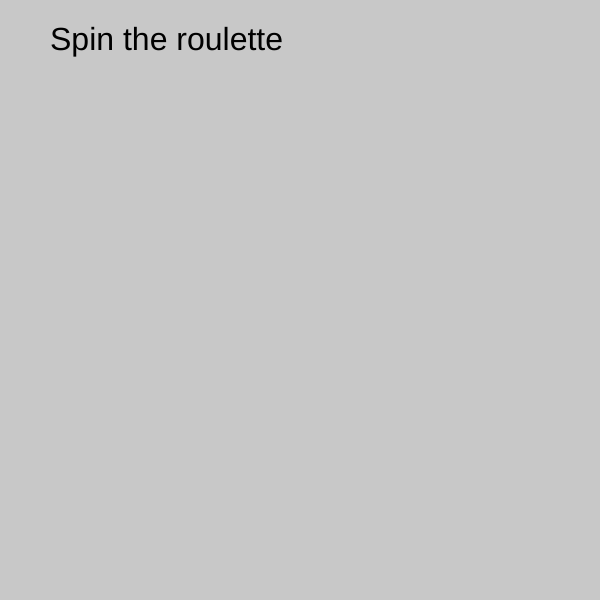
Frame 1 (no input)
Frame 60 (no input): identical to frame 1, image omitted
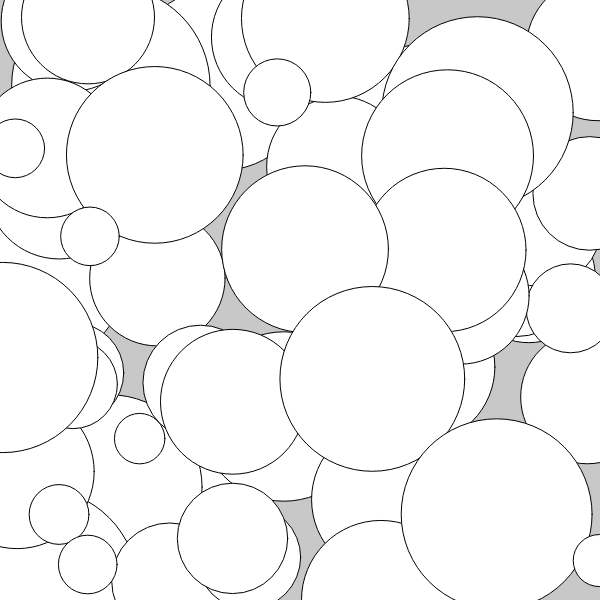
Frame 120 (the mouse pressed at the canvas centre since frame 60)

The p5.js sketch that drew these frames (run headless with seeded random() and noise() and a simulated clock; from frame 60 on, the mouse is pressed at the canvas centre):

// p5.js sketch
// ── sketch.js
//where should I go for boba
let boba = [{
  name: "7leaves",
  sugar: "medium"
}, {
  name: "tenRen",
  sugar: "low"
}, {
  name: "85c",
  sugar: "high"
}, {
  name: "happyLemon",
  sugar: "high"
}, {
  name: "truedan",
  sugar: "low"
}, {
  name: "TPtea",
  sugar: "medium"
}];

let randomIndex;
let animating = false;

function setup() {
  createCanvas(600, 600);
  background(200);
  textSize(32);

  text("Spin the roulette", 50, 50); //home screen
}

function draw() {

  if (animating == true) {
    ellipse(random(width), random(height), random(50, 200));
  }
}

function randomizer() {
  animating = false
  if (boba[0]) {
    // this displays random name and splices it out of array
    background(random(200, 255));
    randomIndex = int(random(boba.length));
    text(`${boba[randomIndex].name}'s sugar level is
    ${boba[randomIndex].sugar}`, 50, 50);
    // text(boba[randomIndex].name + "'s sugar level is " + boba[randomIndex].sugar, 50, 50);
    boba.splice(randomIndex, 1);
  } else {
    background(random(200, 255));
    text("No boba for you today >:(", 50, 50);
  }
}

function mousePressed() {
  animating = true;
  setTimeout(randomizer, 2000);


}
